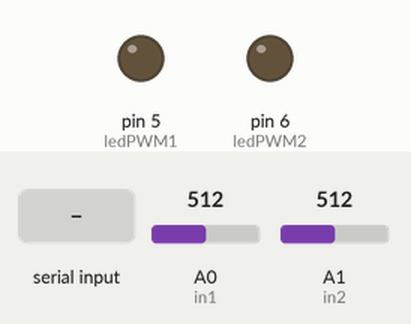
Bench run of a sketch on a simulated Arduino Uno, built with avr-gcc and run on an emulated ATmega328P. Shown: output pins drawn as LEDs (lit = HIGH). Inputs (shaded band) come from the test bench; at power-on: A0 (in1) = 512, A1 (in2) = 512. What the sketch prints to the serial monitor is not drawn.

Above: at 1.2 s.
1.3 s: "1\n" received over Serial
At 2.9 s:
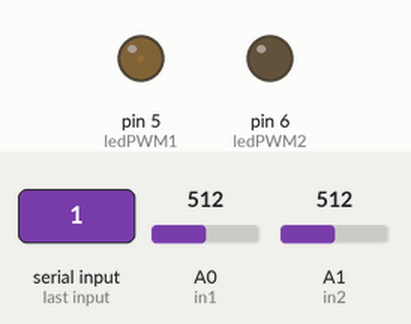
3.8 s: "2\n" received over Serial
At 5.4 s:
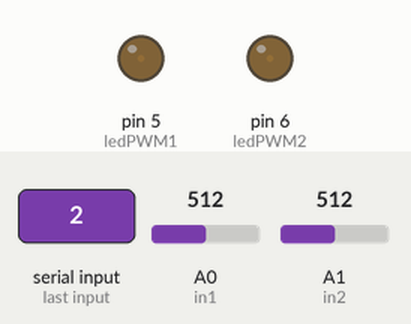
6.3 s: "1,90\n" received over Serial
At 7.8 s:
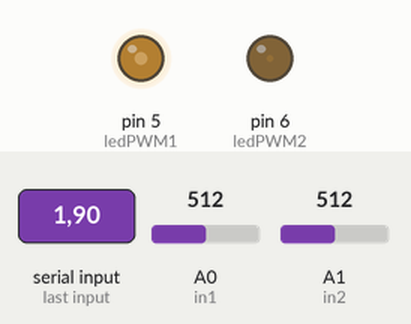
Timing chart, 0 to 9.3 s (numbered marks = the images above; inputs shaded):
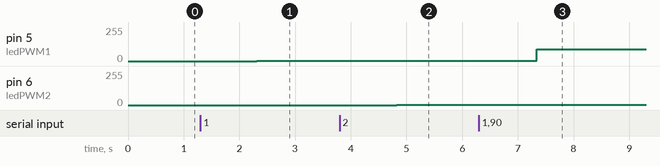

The sketch:

codigo_arduino.ino
```cpp
#define ledPWM1 5
#define ledPWM2 6
#define in1 A0
#define in2 A1

float lectura, signal1,signal2;
float voltaje1,voltaje2;
int Coma1,n,led;
String datos,numero,indice;

void setup() {
  Serial.begin(9600);
  pinMode(in1,INPUT);
  pinMode(in2,INPUT);
  pinMode(ledPWM1,OUTPUT);
  pinMode(ledPWM2,OUTPUT);

}

void loop() {
  signal1=analogRead(A0);
  signal2=analogRead(A1);
  voltaje1=((signal1/1023)*5.5);
  voltaje2=((signal2/1023)*5.5);
  Serial.print(voltaje1);
  Serial.print(',');
  Serial.println(voltaje2);
  delay(100);

  if (Serial.available()>0){
    datos=Serial.readString();
    Coma1=datos.indexOf(',');
    indice=datos.substring(0,Coma1);
    numero=datos.substring(Coma1+1);
    led=numero.toInt();
    n=indice.toInt();
    if (n==1){
      analogWrite(ledPWM1, led);
      }
    if(n==2){
      analogWrite(ledPWM2, led);
      }
    delay(100);
  }
}
```

Measured:
- after the input at 1.3 s, pin 5 (ledPWM1): 0/255 → 1/255 after 1.0 s
- after the input at 3.8 s, pin 6 (ledPWM2): 0/255 → 2/255 after 1.0 s
- after the input at 6.3 s, pin 5 (ledPWM1): 1/255 → 90/255 after 1.0 s
